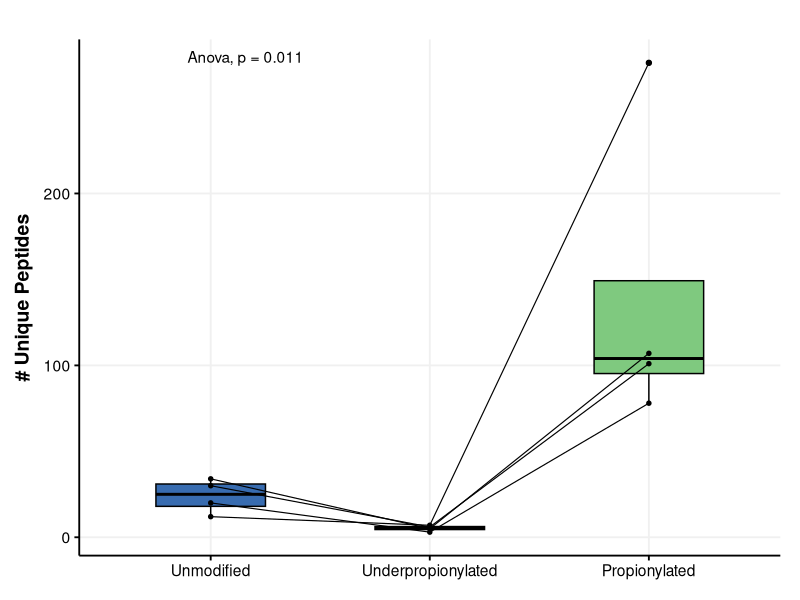
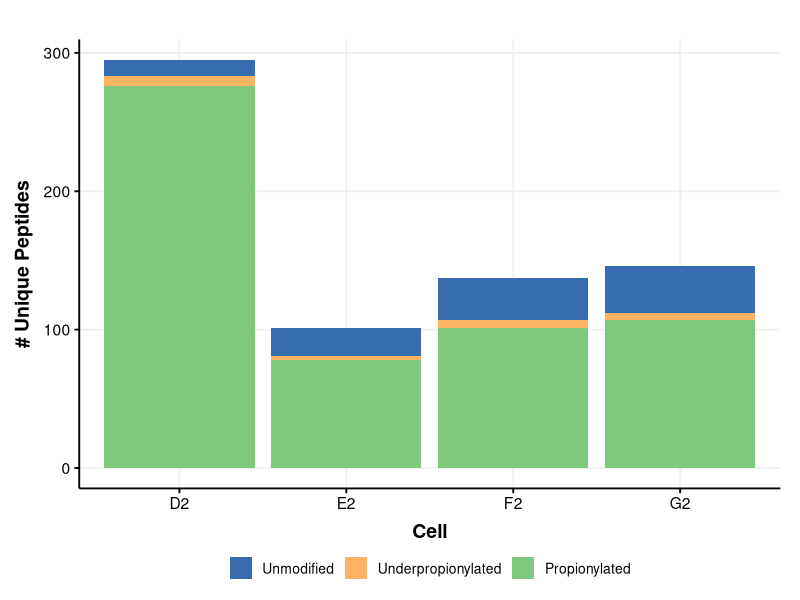
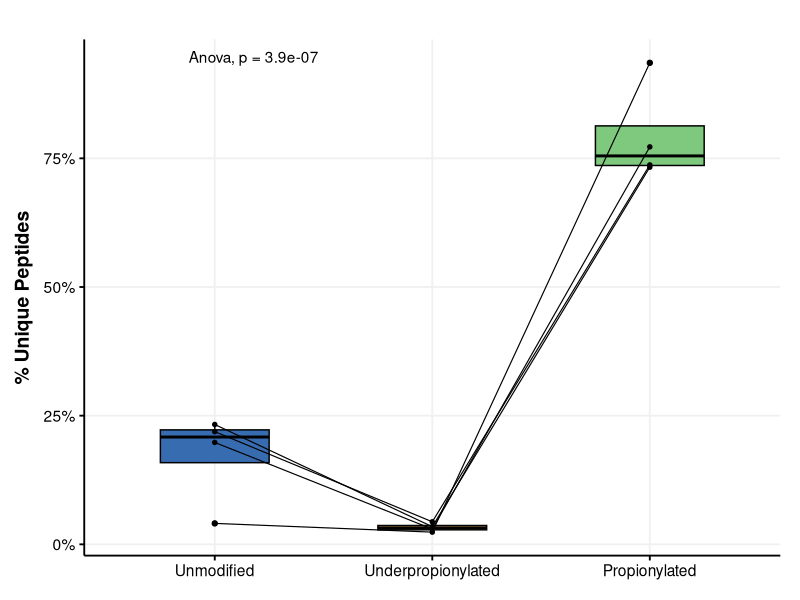
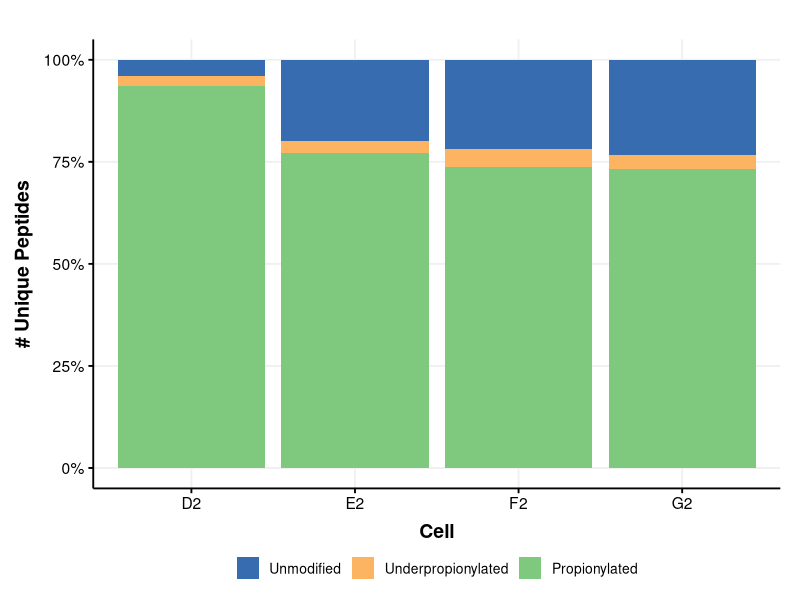
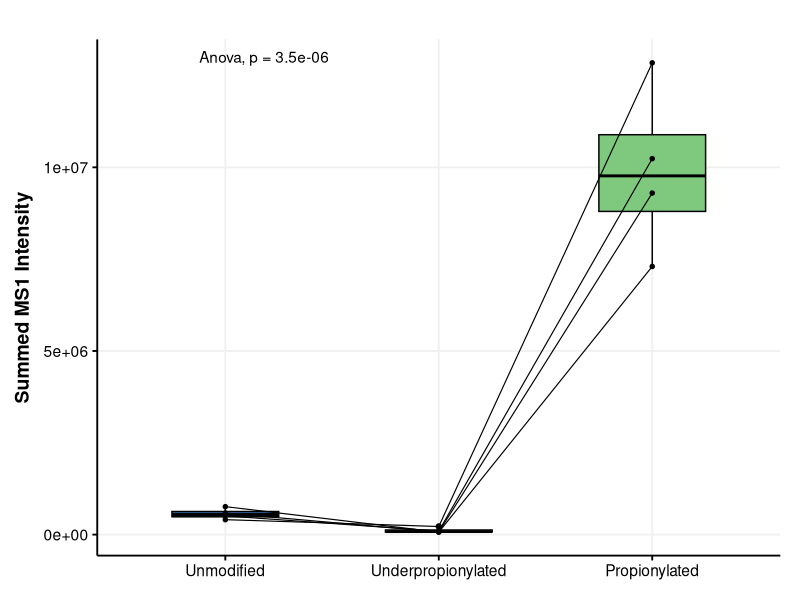
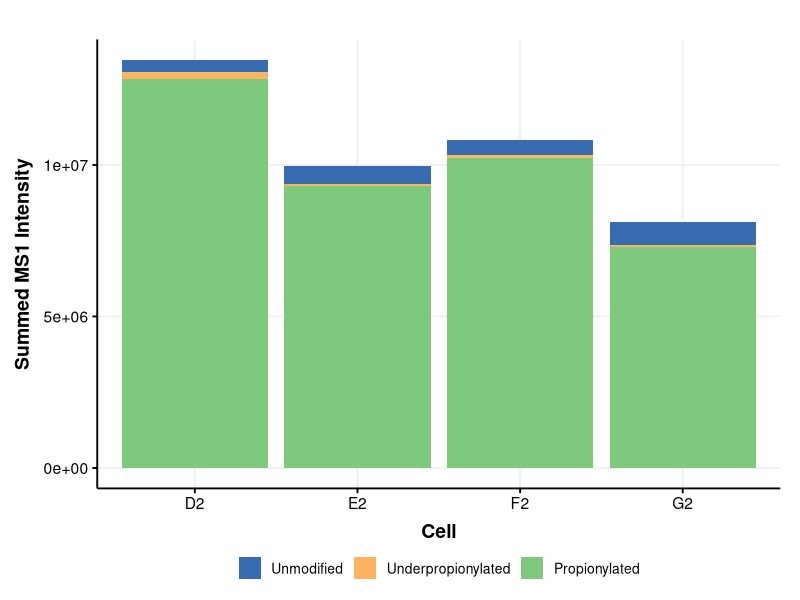
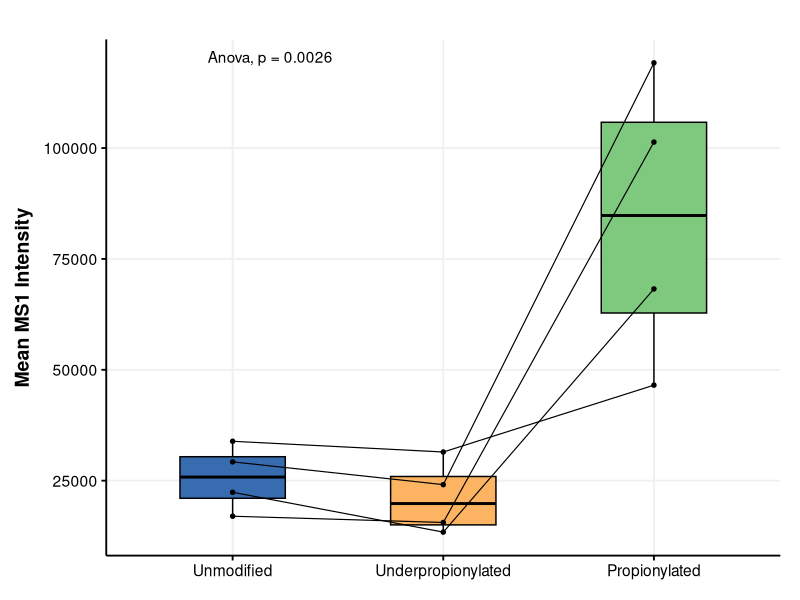
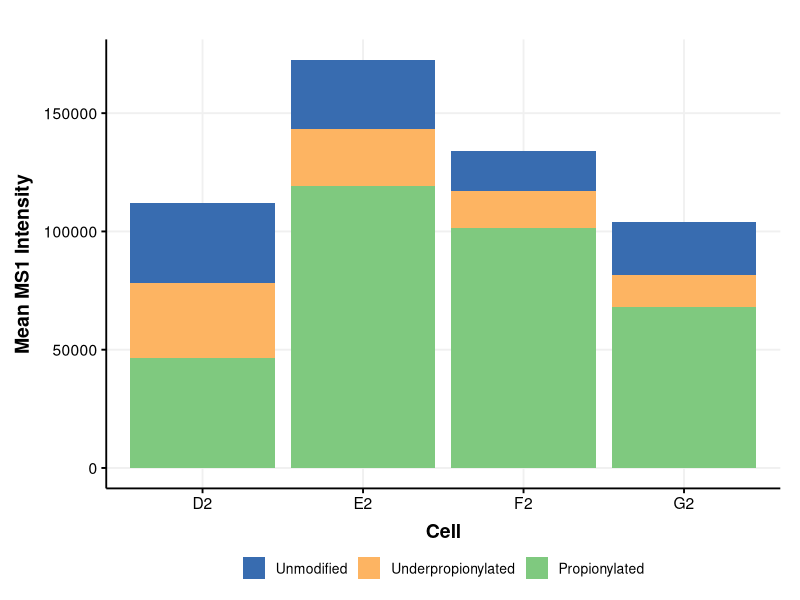

Write R code to recreate these figures, in order.
## ---- chunk 1
knitr::opts_chunk$set(echo = TRUE)
## ---- chunk 2
library(dplyr)
library(ggplot2)
library(ggpubr)
library(tidyr)
library(stringr)
## ---- chunk 3
theme_Publication <- function(base_size=16, base_family="helvetica") {
      library(grid)
      library(ggthemes)
      (theme_foundation(base_size=base_size, base_family = "")
       + theme(plot.title = element_text(face = "bold",
                                         size = rel(1.2), hjust = 0.5),
               text = element_text(),
               panel.background = element_rect(colour = NA),
               plot.background = element_rect(colour = NA),
               panel.border = element_rect(colour = NA),
               axis.title = element_text(face = "bold",size = rel(1)),
               axis.title.y = element_text(angle=90,vjust =2),
               axis.title.x = element_text(vjust = -0.2),
               axis.text = element_text(), 
               axis.line = element_line(colour="black"),
               axis.ticks = element_line(),
               panel.grid.major = element_line(colour="#f0f0f0"),
               panel.grid.minor = element_blank(),
               legend.key = element_rect(colour = NA),
               legend.position = "bottom",
               legend.direction = "horizontal",
               #legend.key.size= unit(0.2, "cm"),
               legend.margin = unit(0, "cm"),
               legend.title = element_text(face="italic"),
               plot.margin=unit(c(10,5,5,5),"mm"),
               strip.background=element_rect(colour="#f0f0f0",fill="#f0f0f0"),
               strip.text = element_text(face="bold")
          ))
      
}

scale_fill_Publication <- function(...){
      library(scales)
      discrete_scale("fill","Publication",manual_pal(values = c("#386cb0","#fdb462","#7fc97f","#ef3b2c","#662506","#a6cee3","#fb9a99","#984ea3","#ffff33")), ...)

}

scale_colour_Publication <- function(...){
      library(scales)
      discrete_scale("colour","Publication",manual_pal(values = c("#386cb0","#fdb462","#7fc97f","#ef3b2c","#662506","#a6cee3","#fb9a99","#984ea3","#ffff33")), ...)

}
## ---- chunk 4
setwd("/Users/ronaldcutler/Dropbox\ (EinsteinMed)/Sidoli-lab/Projects/Single-cell-histone/Analysis/2-derivitization-efficiency/DDA")

outliers <- c("BM20230624_Ultra_IO25_200nl_30min2_ddaPASEF_230620_P4_1_E4_Slot1-1_1_1415",
              "BM20230624_Ultra_IO25_200nl_30min2_ddaPASEF_230620_P4_1_G4_Slot1-1_1_1417")


unmod <- read.csv("MSstats_fix_tryptic.csv")

# number of unique peptides per cell
# total intensity of unique peptides per cell
unmod <- unmod %>%
  filter(!(Run %in% outliers)) %>%
  group_by(Run) %>%
  summarise(n_unmod = sum(!is.na(Intensity)),
            sum_intensity_unmod = sum(Intensity, na.rm = TRUE),
            avg_intensity_unmod = mean(Intensity, na.rm = TRUE))

mod <- read.csv("MSstats_fix_argc.csv")

# number of unique peptides per cell
# total intensity of unique peptides per cell
mod <- mod %>%
  filter(!(Run %in% outliers)) %>%
  group_by(Run) %>%
  summarise(n_mod = sum(!is.na(Intensity)),
            sum_intensity_mod = sum(Intensity, na.rm = TRUE),
            avg_intensity_mod = mean(Intensity, na.rm = TRUE))

var.tryptic <- read.csv("MSstats_var_tryptic.csv")

# number of unique peptides per cell
var.tryptic <- var.tryptic %>%
  filter(!(Run %in% outliers)) %>%
  group_by(Run) %>%
  filter(stringr::str_detect(PeptideSequence, fixed("[56.0260]"))) %>%
  summarise(n_var = sum(!is.na(Intensity)),
            sum_intensity_var = sum(Intensity, na.rm = TRUE),
            avg_intensity_var = mean(Intensity, na.rm = TRUE))

# pair up cells
df <- inner_join(unmod,
                 mod,
                 by = "Run")
df <- inner_join(df,
                 var.tryptic,
                 by = "Run")
## ---- chunk 5
df_long <- df %>%
  select(n_unmod, n_mod, n_var, Run) %>%
  pivot_longer(cols = -Run, names_to = "condition", values_to = "value") %>%
  mutate(condition = factor(condition, levels = c("n_unmod", 'n_var', "n_mod")))

pdf("unique_peptides_paired.pdf",
    width = 5,
    height = 5)
ggpaired(df_long, x = "condition", y = "value",
         fill = "condition",
         line.fill =  "gray", 
         line.size = 0.4,
         boxplot.geom = c("boxplot", "jitter"),
         id = "Run") +
  stat_compare_means(method = "anova", paired = TRUE) +
  labs(x = NULL, y = "# Unique Peptides") +
  theme_Publication(base_size = 14) +
  scale_fill_Publication(labels = c("Unmodified", "Underpropionylated", "Propionylated")) +
  scale_x_discrete(labels = c("Unmodified", "Underpropionylated", "Propionylated")) +
  theme(legend.position = "none")
dev.off()

pdf("unique_peptides_bar.pdf",
    width = 5,
    height = 5)
ggplot(df_long, aes(x = Run, y = value, fill = condition)) +
  geom_bar(stat = "identity") +
  labs(x = "Cell", y = "# Unique Peptides") +
  theme_Publication(base_size = 14) +
  scale_x_discrete(labels = c("D2", "E2", "F2", "G2")) +
  scale_fill_Publication(labels = c("Unmodified", "Underpropionylated", "Propionylated")) +
    theme(legend.position="bottom", 
        legend.box="vertical", 
        legend.margin=margin(),
        legend.title = element_blank(),
        legend.text = element_text(size = 10))
dev.off()
## ---- chunk 6
df <- df %>%
  mutate(percent_n_unmod = n_unmod / (n_unmod + n_mod + n_var) * 100,
         percent_n_var = n_var / (n_unmod + n_mod + n_var) * 100,
         percent_n_mod = n_mod / (n_unmod + n_mod + n_var) * 100)
  
df_long <- df %>%
  select(Run, percent_n_unmod, percent_n_var, percent_n_mod) %>%
  pivot_longer(cols = -Run, names_to = "type", values_to = "percent") %>%
  mutate(type = factor(type, levels = c("percent_n_unmod", "percent_n_var", "percent_n_mod")))

pdf("percent_peptides_paired.pdf",
    width = 5,
    height = 5)
ggpaired(df_long, x = "type", y = "percent",
         fill =  "type",
         line.fill =  "gray", 
         line.size = 0.4,
         boxplot.geom = c("boxplot", "jitter"),
         id = "Run") +
  stat_compare_means(method = "anova", paired = TRUE) +
  labs(x = NULL, y = "% Unique Peptides") +
  theme_Publication(base_size = 14) +
  scale_x_discrete(labels = c("Unmodified", "Underpropionylated", "Propionylated")) +
  theme(legend.position = "none") +
  scale_fill_Publication(labels = c("Unmodified", "Underpropionylated", "Propionylated")) +
  scale_y_continuous(labels = function(x) paste0(x, "%")) # Add percent sign 
dev.off()

pdf("percent_peptides_bar.pdf",
    width = 5,
    height = 5)
ggplot(df_long, aes(x = Run, y = percent, fill = type)) +
  geom_bar(stat = "identity") +
  labs(x = "Cell", y = "# Unique Peptides") +
  theme_Publication(base_size = 14) +
  scale_x_discrete(labels = c("D2", "E2", "F2", "G2")) +
  scale_fill_Publication(labels = c("Unmodified", "Underpropionylated", "Propionylated")) +
    theme(legend.position="bottom", 
        legend.box="vertical", 
        legend.margin=margin(),
        legend.title = element_blank(),
        legend.text = element_text(size = 10)) +
  scale_y_continuous(labels = function(x) paste0(x, "%")) # Add percent sign 
dev.off()
## ---- chunk 7
df_long <- df %>%
  select(sum_intensity_unmod, sum_intensity_mod, sum_intensity_var, Run) %>%
  pivot_longer(cols = -Run, names_to = "condition", values_to = "value") %>%
  mutate(condition = factor(condition, levels = c("sum_intensity_unmod", "sum_intensity_var", "sum_intensity_mod")))

pdf("summed_intensity_paired.pdf",
    width = 5,
    height = 5)
ggpaired(df_long, x = "condition", y = "value",
         fill =  "condition",
         line.fill =  "gray", 
         line.size = 0.4,
         boxplot.geom = c("boxplot", "jitter"),
         id = "Run") +
  stat_compare_means(method = "anova", paired = TRUE) +
  labs(x = NULL, y = "Summed MS1 Intensity") +
  scale_fill_brewer(palette = "Set1") +
  scale_x_discrete(labels = c("Unmodified", "Underpropionylated", "Propionylated")) +
  theme_Publication(base_size = 14) +
  scale_fill_Publication(labels = c("Unmodified", "Underpropionylated", "Propionylated")) +
  theme(legend.position = "none")
dev.off()


pdf("summed_intensity_bar.pdf",
    width = 5,
    height = 5)
ggplot(df_long, aes(x = Run, y = value, fill = condition)) +
  geom_bar(stat = "identity") +
  labs(x = "Cell", y = "Summed MS1 Intensity") +
  theme_Publication(base_size = 14) +
  scale_x_discrete(labels = c("D2", "E2", "F2", "G2")) +
  scale_fill_Publication(labels = c("Unmodified", "Underpropionylated", "Propionylated")) +
    theme(legend.position="bottom", 
        legend.box="vertical", 
        legend.margin=margin(),
        legend.title = element_blank(),
        legend.text = element_text(size = 10))
dev.off()
## ---- chunk 8
df_long <- df %>%
  select(avg_intensity_unmod, avg_intensity_mod, avg_intensity_var, Run) %>%
  pivot_longer(cols = -Run, names_to = "condition", values_to = "value") %>%
  mutate(condition = factor(condition, levels = c("avg_intensity_unmod", "avg_intensity_var", "avg_intensity_mod")))

pdf("mean_intensity_paired.pdf",
    width = 5,
    height = 5)
ggpaired(df_long, x = "condition", y = "value",
         fill =  "condition",
         line.fill =  "gray", 
         line.size = 0.4,
         boxplot.geom = c("boxplot", "jitter"),
         id = "Run") +
  stat_compare_means(method = "anova", paired = TRUE) +
  labs(x = NULL, y = "Mean MS1 Intensity") +
  scale_fill_brewer(palette = "Set1") +
  scale_x_discrete(labels = c("Unmodified", "Underpropionylated", "Propionylated")) +
  theme_Publication(base_size = 14) +
  scale_fill_Publication(labels = c("Unmodified", "Underpropionylated", "Propionylated")) +
  theme(legend.position = "none")
dev.off()


pdf("mean_intensity_bar.pdf",
    width = 5,
    height = 5)
ggplot(df_long, aes(x = Run, y = value, fill = condition)) +
  geom_bar(stat = "identity") +
  labs(x = "Cell", y = "Mean MS1 Intensity") +
  theme_Publication(base_size = 14) +
  scale_fill_Publication(labels = c("Unmodified", "Underpropionylated", "Propionylated")) +
  scale_x_discrete(labels = c("D2", "E2", "F2", "G2")) +
  theme(legend.position="bottom", 
        legend.box="vertical", 
        legend.margin=margin(),
        legend.title = element_blank(),
        legend.text = element_text(size = 10))
dev.off()
